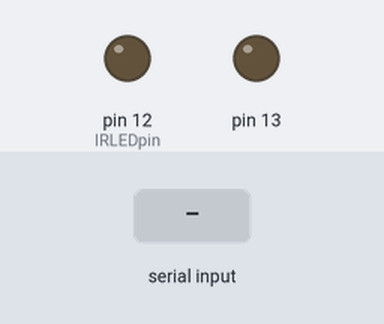
Simulated run of this sketch. Board: Arduino Uno, built with avr-gcc and run on an emulated ATmega328P. Shown: output pins drawn as LEDs (lit = HIGH). The inputs (shaded band) are chosen by the test bench. What the sketch prints to the serial monitor is not drawn.

Above: at 1.2 s.
1.3 s: "LED_ON\n" received over Serial
At 1.35 s:
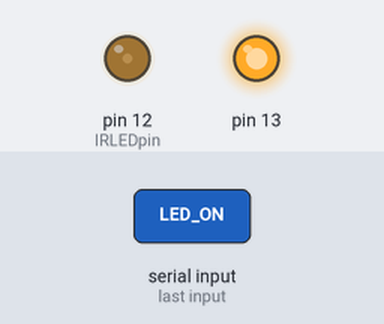
4.3 s: byte 10 ('\n') received over Serial
5.8 s: "LED_OFF\n" received over Serial
At 6.7 s:
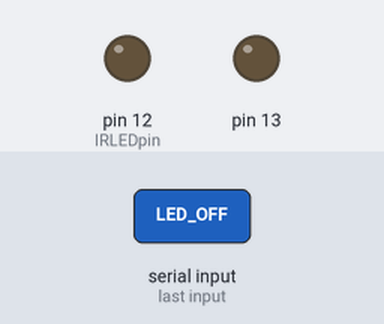
8.8 s: "LED_WHITE\n" received over Serial
At 8.97 s:
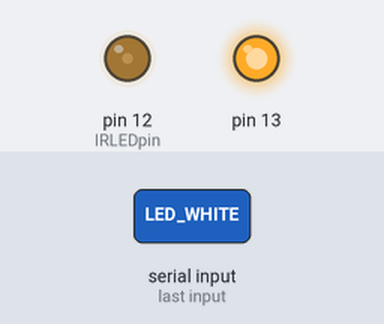
11.8 s: "LED_IP\n" received over Serial
At 11.97 s:
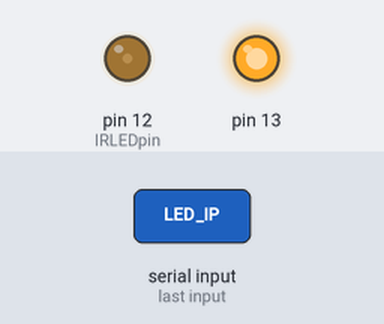
Timing chart, 0 to 14.8 s (numbered marks = the images above; inputs shaded):
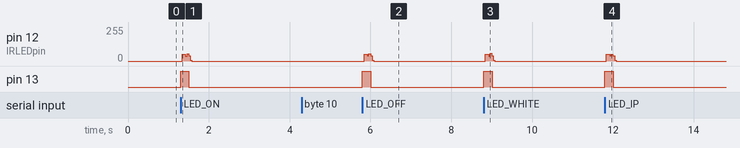

The sketch:

ledir.ino
```cpp
/**
 * Pin the IR LED is connected to.
 */
#define IRLEDpin  12
/**
 * Length of the carrier bit in microseconds
 */
#define BITtime   562

/*
 * Here are some constants of IR codes from this cool website:
 * http://i1.wp.com/woodsgood.ca/projects/wp-content/uploads/24keyIRRemoteCodes.jpg
 */
#define    ONcode 0xC1F7C03F  // Turn on
#define   OFFcode 0xC1F740BF  // Turn off
#define WHITEcode 0xC1F7E01F  // Color: white
#define   REDcode 0xC1F720DF  // Color: red
#define  BLUEcode 0xC1F7609F  // Color: blue
#define GREENcode 0xC1F7A05F  // Color: green
#define INTEPcode 0xC1F700FF  // Intensity plus
#define INTEMcode 0xC1F7807F  // Intensity minus

// Ouput the 38KHz carrier frequency for the required time in microseconds
// This is timing critial and just do-able on an Arduino using the standard I/O functions.
// If you are using interrupts, ensure they disabled for the duration.
void IRcarrier(unsigned int IRtimemicroseconds)
{
  for(int i=0; i < (IRtimemicroseconds / 26); i++)
    {
    digitalWrite(IRLEDpin, HIGH);   //turn on the IR LED
    //NOTE: digitalWrite takes about 3.5us to execute, so we need to factor that into the timing.
    delayMicroseconds(9);          //delay for 13us (9us + digitalWrite), half the carrier frequnecy
    digitalWrite(IRLEDpin, LOW);    //turn off the IR LED
    delayMicroseconds(9);          //delay for 13us (9us + digitalWrite), half the carrier frequnecy
    }
}

/**
 * Sends the IR code in 4 byte NEC format
 */
void IRsendCode(unsigned long code)
{
  //send the leading pulse
  IRcarrier(9000);            //9ms of carrier
  delayMicroseconds(4500);    //4.5ms of silence

  //send the user defined 4 byte/32bit code
  for (int i=0; i<32; i++)            //send all 4 bytes or 32 bits
    {
    IRcarrier(BITtime);               //turn on the carrier for one bit time
    if (code & 0x80000000)            //get the current bit by masking all but the MSB
      delayMicroseconds(3 * BITtime); //a HIGH is 3 bit time periods
    else
      delayMicroseconds(BITtime);     //a LOW is only 1 bit time period
     code<<=1;                        //shift to the next bit for this byte
    }
  IRcarrier(BITtime);                 //send a single STOP bit.
}

/**
 * Sends the IR code three times to be sure that receiver
 * receives it.
 */
void IRsendSafe(unsigned long code)
{
  for(int i = 0; i < 3; i++)
  {
    IRsendCode(code);
  }
}

String cmdBuffer = "";         // a string to hold incoming data
boolean cmdComplete = false;  // whether the string is complete

void serialRead() {
  while (Serial.available()) {
    // get the new byte:
    char inChar = (char)Serial.read();
    if (inChar == '\n') {
      cmdComplete = true;
    } else {
      cmdBuffer += inChar;
    }
  }
}

/**
 * Setup the board.
 */
void setup()
{
  // Initialize serial connection for incoming commands.
  Serial.begin(38400);
  // Reserve 32 bytes for the inputString.
  cmdBuffer.reserve(32);

  // Setup the IR LED.
  pinMode(IRLEDpin, OUTPUT);
  digitalWrite(IRLEDpin, LOW);    //turn off IR LED to start

  // Turn off work indicator led.
  pinMode(13, OUTPUT);
  digitalWrite(13, LOW);

  Serial.print("Ready!");
}

/**
 * Executed when the whole command is read from serial input.
 */
void onCommand()
{
  if(cmdBuffer.equals("LED_ON")) {
    Serial.print("Sending ON code...");
    IRsendSafe(ONcode);
  } else if(cmdBuffer.equals("LED_OFF")) {
    Serial.print("Sending OFF code...");
    IRsendSafe(OFFcode);
  } else if(cmdBuffer.equals("LED_WHITE")) {
    Serial.print("Sending WHITE code...");
    IRsendSafe(WHITEcode);
  } else if(cmdBuffer.equals("LED_IP")) {
    Serial.print("Sending INTEP code...");
    IRsendSafe(INTEPcode);
  } else if(cmdBuffer.equals("LED_IM")) {
    Serial.print("Sending INTEM code...");
    IRsendSafe(INTEMcode);
  } else {
    Serial.print("Unsupported command: " + cmdBuffer);
  }
}

/**
 * Actual loop program.
 */
void loop()
{
  // Read command from serial port.
  serialRead();

  // Dispatch the command if complete.
  if(cmdComplete) {
    // Dispatch command.
    digitalWrite(13, HIGH);
    onCommand();
    digitalWrite(13, LOW);
    // Clear executed command and flag.
    cmdBuffer = "";
    cmdComplete = false;
  }
}
```

Measured:
- after the input at 1.3 s, pin 12 (IRLEDpin): 0/255 → 52/255 at once, → 0/255 0.08 s later; pin 13: LOW → HIGH at once, → LOW 0.21 s later
- after the input at 5.8 s, pin 12 (IRLEDpin): 0/255 → 52/255 at once, → 0/255 0.08 s later; pin 13: LOW → HIGH at once, → LOW 0.21 s later
- after the input at 8.8 s, pin 12 (IRLEDpin): 0/255 → 52/255 at once, → 0/255 0.08 s later; pin 13: LOW → HIGH at once, → LOW 0.21 s later
- after the input at 11.8 s, pin 12 (IRLEDpin): 0/255 → 52/255 at once, → 0/255 0.08 s later; pin 13: LOW → HIGH at once, → LOW 0.21 s later
